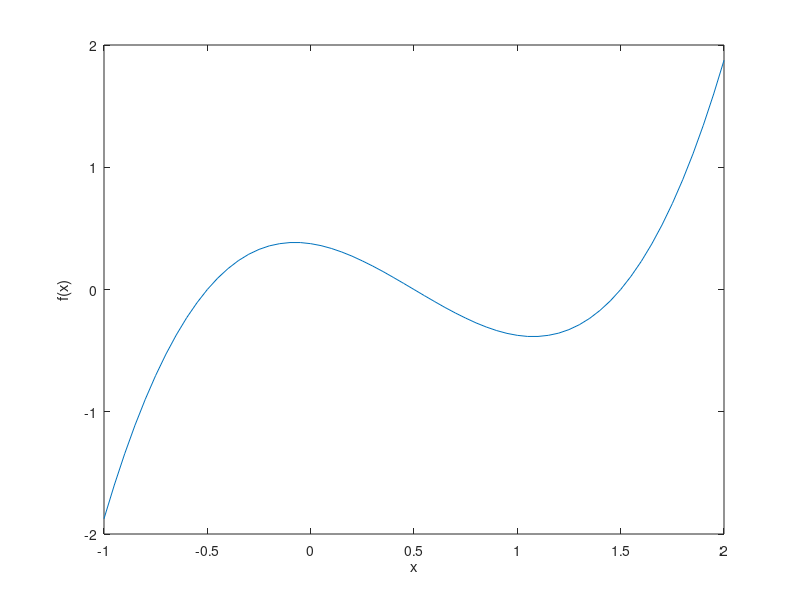

Write MATLAB code to recreate this figure.
disp('*** aufgabe 1');
clear

% Datei oeffnen
fid = fopen('daten.dat','r');
% Daten lesen
daten = fscanf(fid,'%f %f',[2 inf]);
% Sonstige Textinformationen aus der Datei lesen
% textscan ist eine alternative zu fscanf
lz = textscan(fid,'%s %s');
fclose(fid);
  
x = daten(1,:);
f = daten(2,:);
figure
plot (x,f);
xlabel(lz{1})
ylabel(lz{2})